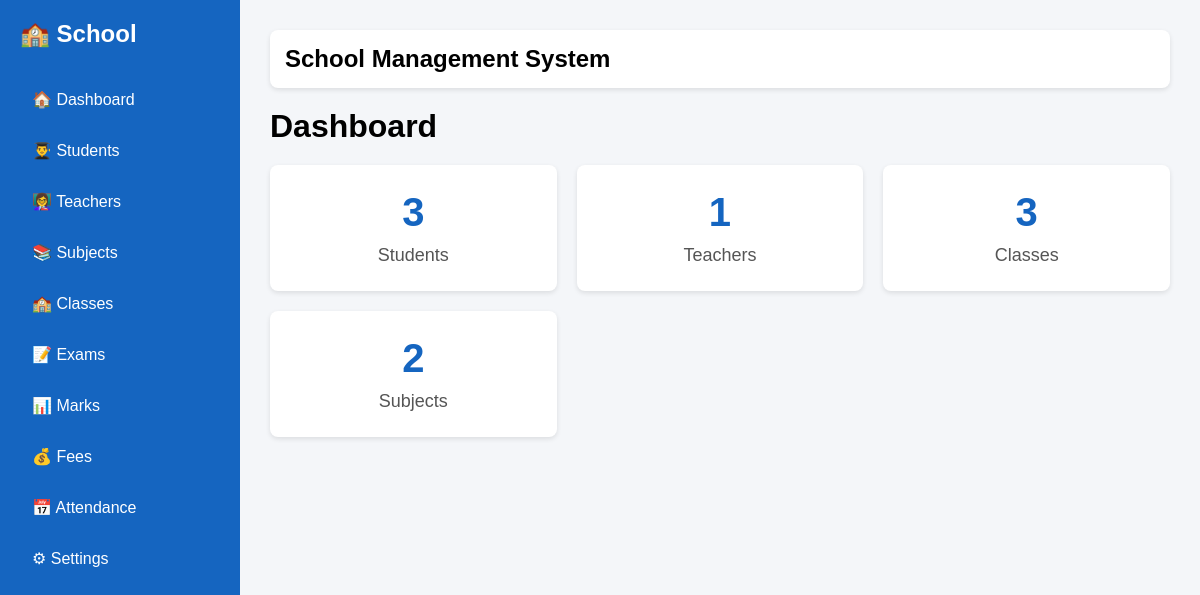
The app's page /, older data.
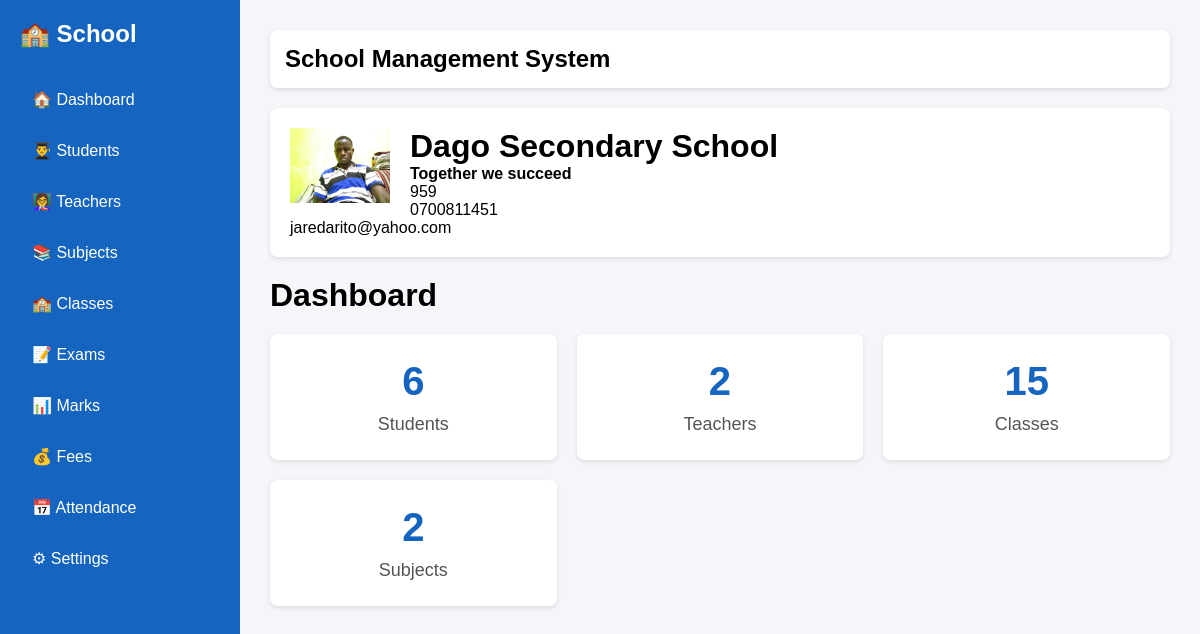
The same page, newer data.
### students/models.py (models this page shows, shortened)
class SchoolProfile(models.Model):
    name = models.CharField(max_length=200)
    motto = models.CharField(max_length=300, blank=True)
    address = models.CharField(max_length=300)
    phone = models.CharField(max_length=20)
    email = models.EmailField(blank=True)
    website = models.CharField(max_length=100, blank=True)
    current_term = models.CharField(max_length=20)
    academic_year = models.CharField(max_length=20)
    logo = models.ImageField(
        upload_to="school_logos/",
        blank=True,
        null=True
    )

### students/views.py (the view)
# urls.py: path("", views.home, name="home"),
def home(request):
    school = SchoolProfile.objects.first()
    context = {
        "school": school,
        "total_students": Student.objects.count(),
        "total_teachers": Teacher.objects.count(),
        "total_classes": SchoolClass.objects.count(),
        "total_subjects": Subject.objects.count(),
    }
    return render(request, "students/home.html", context)

### templates/students/home.html (shortened to what this page needs)
{% extends "base.html" %}
{% block content %}
{% if school %}
<div style="background:white;padding:20px;border-radius:8px;box-shadow:0 2px 5px rgba(0,0,0,.1);margin-bottom:20px;">
    {% if school.logo %}
        <img src="{{ school.logo.url }}" width="100" style="float:left;margin-right:20px;">
    {% endif %}
    <h1>{{ school.name }}</h1>
    <p><strong>{{ school.motto }}</strong></p>
    <p>
        {{ school.address }}<br>
        {{ school.phone }}<br>
        {{ school.email }}
    </p>
</div>
{% endif %}
<h1>Dashboard</h1>
<div class="dashboard">
    <div class="stat-card">
        <h2>{{ total_students }}</h2>
        <p>Students</p>
    </div>
    <div class="stat-card">
        <h2>{{ total_teachers }}</h2>
        <p>Teachers</p>
    </div>
    <div class="stat-card">
        <h2>{{ total_classes }}</h2>
        <p>Classes</p>
    </div>
    <div class="stat-card">
        <h2>{{ total_subjects }}</h2>
        <p>Subjects</p>
    </div>
</div>
{% endblock %}

Row changes from the older to the newer data that the page shows:
added SchoolProfile: logo (picture), name "Dago Secondary School", motto "Together we succeed", address "959", phone "0700811451", email "jaredarito@yahoo.com"
Text that changed along with them:
{{ total_students }}: "3" → "6"
{{ total_teachers }}: "1" → "2"
{{ total_classes }}: "3" → "15"
